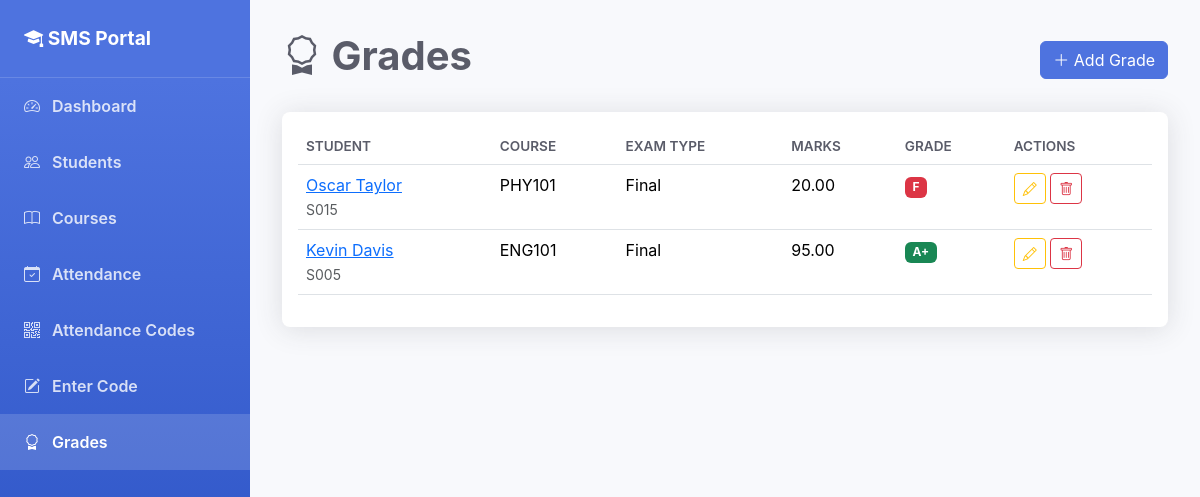
Page /grades/ on the committed database.
### students/models.py (models this page shows, shortened)
class Grade(models.Model):
    GRADE_CHOICES = [
        ('A+', 'A+ (90-100)'),
        ('A', 'A (85-89)'),
        ('B+', 'B+ (80-84)'),
        ('B', 'B (75-79)'),
        ('C+', 'C+ (70-74)'),
        ('C', 'C (65-69)'),
        ('D', 'D (60-64)'),
        ('F', 'F (Below 60)'),
    ]
    student = models.ForeignKey(Student, on_delete=models.CASCADE, related_name='grades')
    course = models.ForeignKey(Course, on_delete=models.CASCADE, related_name='grades')
    marks = models.DecimalField(
        max_digits=5,
        decimal_places=2,
        validators=[MinValueValidator(0), MaxValueValidator(100)]
    )
    grade = models.CharField(max_length=2, choices=GRADE_CHOICES, blank=True)
    exam_type = models.CharField(max_length=50, default='Final')
    remarks = models.CharField(max_length=200, blank=True)
    created_at = models.DateTimeField(auto_now_add=True)
    updated_at = models.DateTimeField(auto_now=True)
    class Meta:
        ordering = ['-created_at']
        unique_together = ['student', 'course', 'exam_type']

class Student(models.Model):
    GENDER_CHOICES = [
        ('M', 'Male'),
        ('F', 'Female'),
        ('O', 'Other'),
    ]
    roll_number = models.CharField(max_length=20, unique=True)
    first_name = models.CharField(max_length=50)
    last_name = models.CharField(max_length=50)
    email = models.EmailField(unique=True)
    phone = models.CharField(max_length=15, blank=True)
    gender = models.CharField(max_length=1, choices=GENDER_CHOICES, default='M')
    date_of_birth = models.DateField()
    address = models.TextField(blank=True)
    enrollment_date = models.DateField(auto_now_add=True)
    courses = models.ManyToManyField(Course, blank=True, related_name='students')
    is_active = models.BooleanField(default=True)
    photo = models.ImageField(upload_to='student_photos/', blank=True, null=True)
    created_at = models.DateTimeField(auto_now_add=True)
    updated_at = models.DateTimeField(auto_now=True)
    @property
    def full_name(self):
        return f"{self.first_name} {self.last_name}"
    class Meta:
        ordering = ['roll_number']

class Course(models.Model):
    name = models.CharField(max_length=100)
    code = models.CharField(max_length=20, unique=True)
    credits = models.IntegerField(default=3)
    description = models.TextField(blank=True)
    created_at = models.DateTimeField(auto_now_add=True)
    class Meta:
        ordering = ['code']

### students/views.py (the view)
# urls.py: path('grades/', views.grade_list, name='grade_list'),
def grade_list(request):
    grades = Grade.objects.select_related('student', 'course').all()
    return render(request, 'students/grade_list.html', {'grades': grades})

### students/templates/students/grade_list.html (shortened to what this page needs)
{% extends 'students/base.html' %}
{% block content %}
<div class="page-header d-flex justify-content-between align-items-center">
    <h1><i class="bi bi-award"></i> Grades</h1>
    <a href="{% url 'grade_create' %}" class="btn btn-primary">
        <i class="bi bi-plus-lg"></i> Add Grade
    </a>
</div>
<div class="card">
    <div class="card-body">
        {% if grades %}
            <div class="table-responsive">
                <table class="table table-hover">
                    <thead>
                        <tr>
                            <th>Student</th>
                            <th>Course</th>
                            <th>Exam Type</th>
                            <th>Marks</th>
                            <th>Grade</th>
                            <th>Actions</th>
                        </tr>
                    </thead>
                    <tbody>
                        {% for grade in grades %}
                        <tr>
                            <td>
                                <a href="{% url 'student_detail' grade.student.pk %}">
                                    {{ grade.student.full_name }}
                                </a>
                                <br>
                                <small class="text-muted">{{ grade.student.roll_number }}</small>
                            </td>
                            <td>{{ grade.course.code }}</td>
                            <td>{{ grade.exam_type }}</td>
                            <td>{{ grade.marks }}</td>
                            <td>
                                <span class="badge
                                    {% if grade.grade == 'A+' or grade.grade == 'A' %}bg-success
                                    {% elif grade.grade == 'B+' or grade.grade == 'B' %}bg-info
                                    {% elif grade.grade == 'C+' or grade.grade == 'C' %}bg-warning
                                    {% else %}bg-danger{% endif %}">
                                    {{ grade.grade }}
                                </span>
                            </td>
                            <td>
                                <a href="{% url 'grade_update' grade.pk %}" class="btn btn-sm btn-outline-warning">
                                    <i class="bi bi-pencil"></i>
                                </a>
                                <a href="{% url 'grade_delete' grade.pk %}" class="btn btn-sm btn-outline-danger">
                                    <i class="bi bi-trash"></i>
                                </a>
                            </td>
                        </tr>
                        {% endfor %}
                    </tbody>
                </table>
            </div>
        {% else %}
            <div class="text-center py-5">
                <i class="bi bi-award" style="font-size: 4rem; color: #ccc;"></i>
                <p class="text-muted mt-3">No grades recorded yet.</p>
                <a href="{% url 'grade_create' %}" class="btn btn-primary">Add First Grade</a>
            </div>
        {% endif %}
    </div>
</div>
{% endblock %}

### students/templates/students/base.html (style rules this page uses)
:root { --primary-color: #4e73df; --secondary-color: #858796; --success-color: #1cc88a; --info-color: #36b9cc; --warning-color: #f6c23e; --danger-color: #e74a3b; }
body { background-color: #f8f9fc; font-family: 'Nunito', -apple-system, BlinkMacSystemFont, 'Segoe UI', Roboto, sans-serif; }
.card { border: none; box-shadow: 0 0.15rem 1.75rem 0 rgba(58, 59, 69, 0.15); border-radius: 0.5rem; }
.btn-primary { background-color: var(--primary-color); border-color: var(--primary-color); }
.table th { font-weight: 600; color: #5a5c69; text-transform: uppercase; font-size: 0.85rem; }
.page-header { margin-bottom: 1.5rem; }
.page-header h1 { color: #5a5c69; font-weight: 700; }

### rows in the picture
Grade: student.full_name "Oscar Taylor", student.roll_number "S015", course.code "PHY101", exam_type "Final", marks "20.00", grade "F"
Grade: student.full_name "Kevin Davis", student.roll_number "S005", course.code "ENG101", exam_type "Final", marks "95.00", grade "A+"
